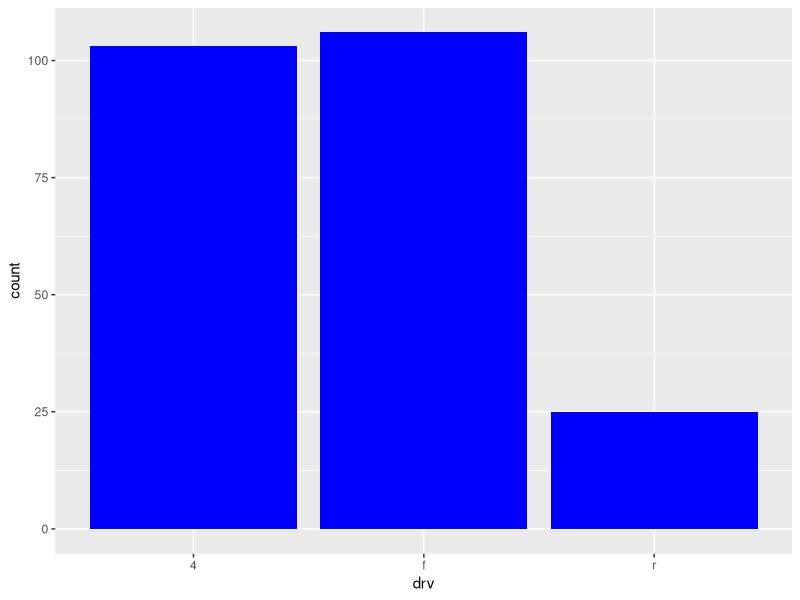
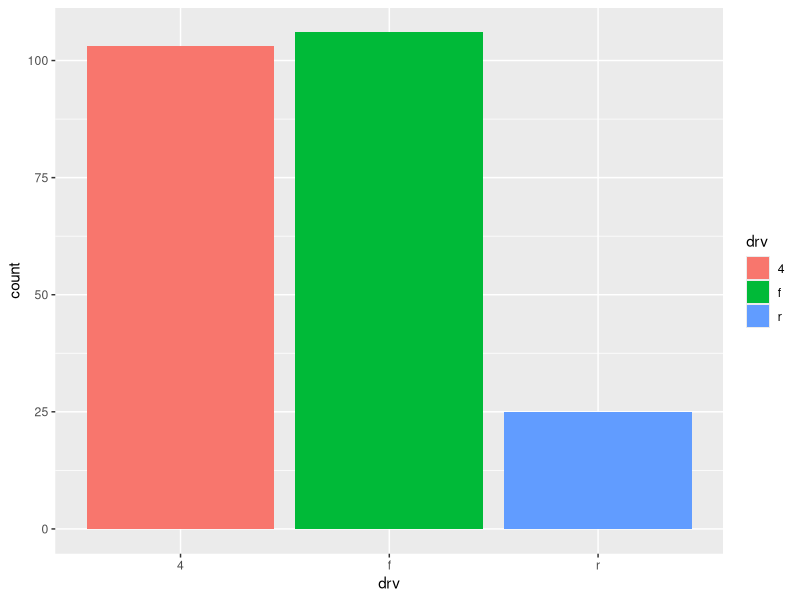
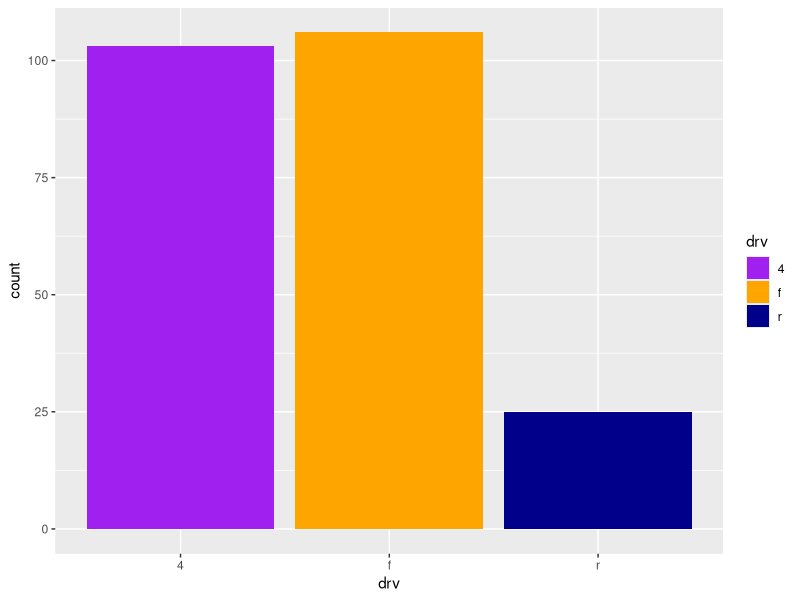
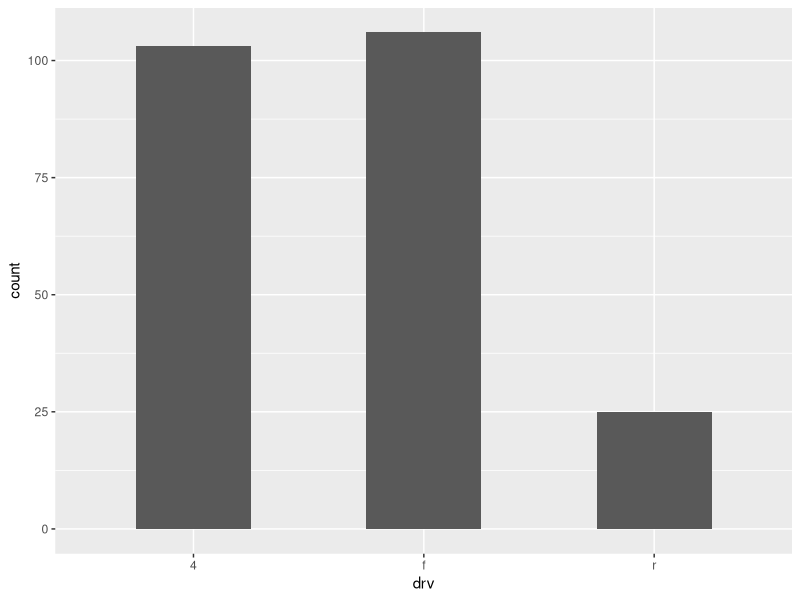
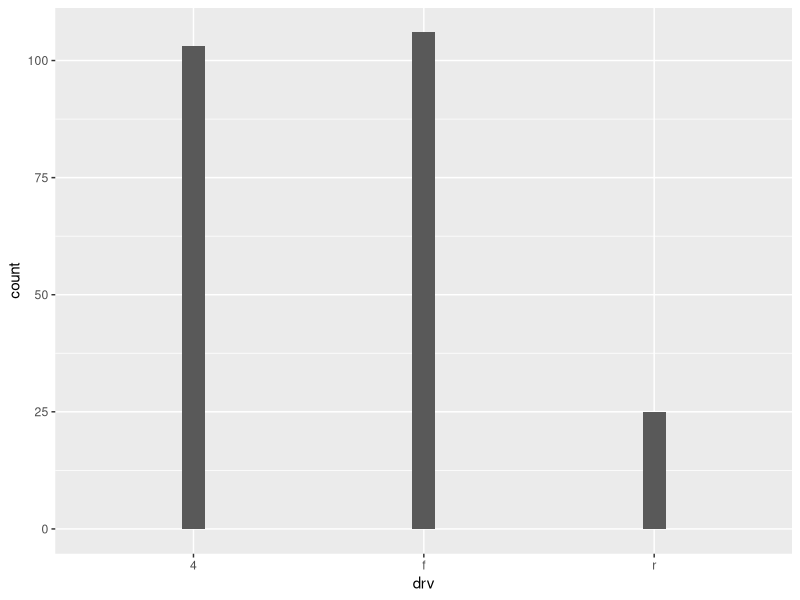
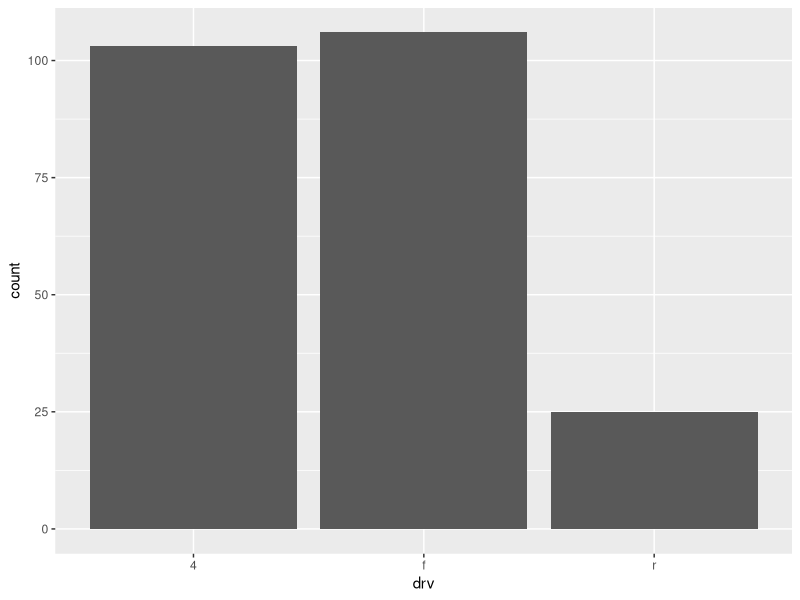
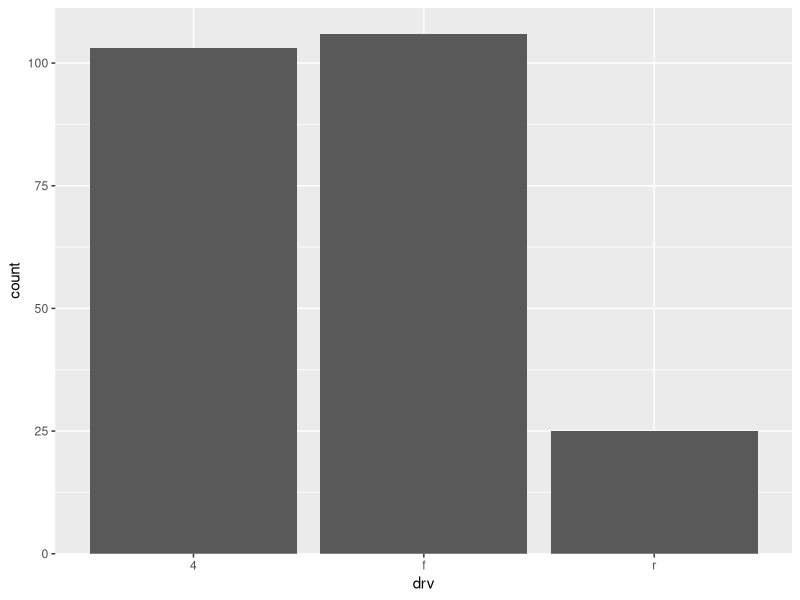
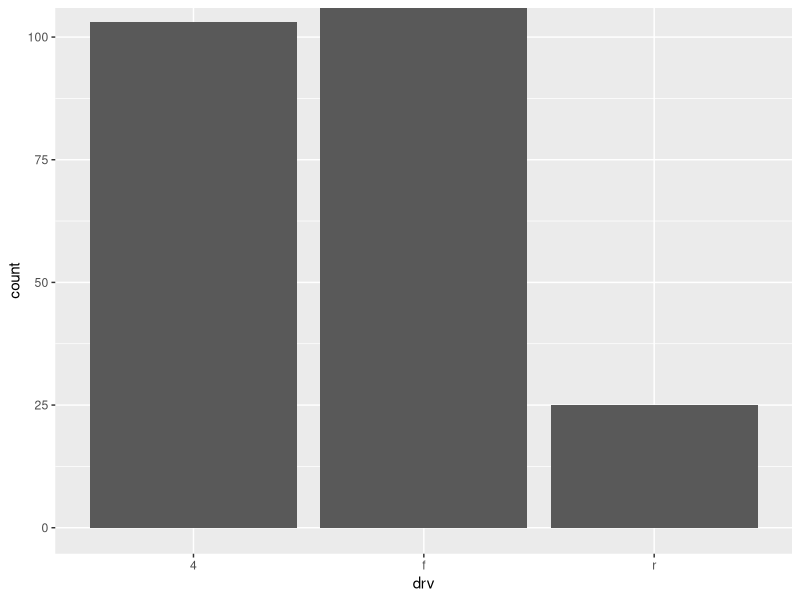

These figures' R source, in order:
## ---- chunk 1
#| include: false
library(ggplot2)
library(dplyr)
library(tidyr)

knitr::opts_chunk$set(
  fig.dpi = 300, 
  collapse = TRUE, 
  comment = "#>",
  fig.asp = 0.618,
  fig.width = 6,
  out.width = "80%"
  )
## ---- chunk 2
#| fig.alt: "A bar chart showing the number of cars for each of three types
#|  of drive train. All bars are blue."
ggplot(mpg, aes(x = drv)) +
  geom_bar(fill = "blue")
## ---- chunk 3
#| fig.alt: "A bar chart showing the number of cars for each of three types
#|  of drive train. From left-to-right, the bars appear red, green and blue."
ggplot(mpg, aes(x = drv, fill = drv)) +
  geom_bar()
## ---- chunk 4
#| fig.alt: "A bar chart showing the number of cars for each of three types
#|  of drive train. From left-to-right, the bars are purple, orange and dark 
#|  blue."
ggplot(mpg, aes(x = drv, fill = drv)) +
  geom_bar() +
  scale_fill_manual(values = c("purple", "orange", "darkblue"))
## ---- chunk 5
#| fig.alt:
#| - "A bar chart showing the number of cars for each of three types
#|  of drive train. The bars are somewhat narrower than the default."
#| - "A bar chart showing the number of cars for each of three types
#|  of drive train. The bars are very narrow."
ggplot(mpg, aes(x = drv)) +
  geom_bar(width = 0.5)

ggplot(mpg, aes(x = drv)) +
  geom_bar(width = 0.1)
## ---- chunk 6
#| fig.alt: "A bar chart showing the number of cars for each of three types
#|  of drive train. No parts of the bars touch the panel edges."
ggplot(mpg, aes(x = drv)) +
  geom_bar()
## ---- chunk 7
#| fig.alt: "A bar chart showing the number of cars for each of three types
#|  of drive train. The bottom of the bars touch the x-axis."
ggplot(mpg, aes(x = drv)) +
  geom_bar() +
  scale_y_continuous(expand = expansion(mult = c(0, 0.05)))
## ---- chunk 8
#| fig.alt: "A bar chart showing the number of cars for each of three types
#|  of drive train. The top of the highest bar touches the top of the panel."
ggplot(mpg, aes(x = drv)) +
  geom_bar() +
  scale_y_continuous(expand = expansion(mult = c(0.05, 0)))
## ---- chunk 9
#| fig.alt: "A bar chart showing the number of cars for each of three types
#|  of drive train. The left of the leftmost bar touches the y-axis."
ggplot(mpg, aes(x = drv)) +
  geom_bar() +
  scale_x_discrete(expand = expansion(add = c(0, 0.6)))
## ---- chunk 10
#| fig.alt: "A bar chart showing the number of cars for each of three types
#|  of drive train. No parts of the bars touch the panel edges."
ggplot(mpg, aes(x = drv)) +
  geom_bar() +
  scale_x_discrete(expand = expansion(add = 0.6)) +
  scale_y_continuous(expand = expansion(mult = 0.05))
## ---- chunk 11
#| fig.alt: "A grouped bar chart showing car counts dodged and filled by 7 
#|  types of cars for each of three types of drive train. The left group has 
#|  5 narrower bars, the middle group has 4 bars and the right group has 3 wider
#|  bars."
ggplot(mpg, aes(x = drv, fill = class)) +
  geom_bar(position = "dodge")
## ---- chunk 12
#| fig.alt: "A grouped bar chart showing car counts dodged and filled by 7 
#|  types of cars for each of three types of drive train. From left-to-right,
#|  each groups has respectively 5, 4 and 3 equally wide bars."
ggplot(mpg, aes(x = drv, fill = class)) +
  geom_bar(position = position_dodge2(preserve = "single"))
## ---- chunk 13
#| fig.alt: "A horizontal stacked bar chart showing car counts for 7 types of 
#|  cars, stacked and filled by 3 types of drive train."
ggplot(mpg, aes(y = class, fill = drv)) +
  geom_bar()
## ---- chunk 14
#| fig.alt: "A horizontal filled bar chart showing proportions of cars for 7 
#|  types of cars. The fill colour represents 3 types of drive train. Every 
#|  stacked bar spans the width of the panel."
ggplot(mpg, aes(y = class, fill = drv)) +
  geom_bar(position = "fill")
## ---- chunk 15
#| fig.alt: "A horizontal filled bar chart showing percentages of cars for 7 
#|  types of cars. The fill colour represents 3 types of drive train. Every 
#|  stacked bar spans the width of the panel."
ggplot(mpg, aes(y = class, fill = drv)) +
  geom_bar(position = "fill") +
  scale_x_continuous(name = "percentage", labels = scales::label_percent(accuracy = 1))
## ---- chunk 16
poll <- tribble(
  ~party,       ~agree, ~disagree, ~no_opinion,
  "Democrat",    20,    30,        20,
  "Republican",  15,    20,        10,
  "Independent", 10,    5,         0
)
## ---- chunk 17
poll_longer <- poll |>
  pivot_longer(
    cols = -party,
    names_to = "opinion",
    values_to = "n"
  )

poll_longer
## ---- chunk 18
#| fig.alt: "A horizontal stacked bar chart showing opinion counts for 3 
#|  parties, stacked and filled by 3 types of opinions."
ggplot(poll_longer, aes(y = party, fill = opinion, x = n)) +
  geom_col()
## ---- chunk 19
#| fig.alt: "A horizontal filled bar chart showing proportions of opinions for 
#|  3 parties. The fill colour represents 3 types of opinion. Every 
#|  stacked bar spans the width of the panel."
ggplot(poll_longer, aes(y = party, fill = opinion, x = n)) +
  geom_col(position = "fill") +
  xlab("proportion")
## ---- chunk 20
survey <- tibble::tribble(
  ~respondent, ~q1,        ~q2,        ~q3,
  1,           "Agree",    "Agree",    "Disagree",
  2,           "Disagree", "Agree",    "Disagree",
  3,           "Agree",    "Agree",    "Disagree",
  4,           "Disagree", "Disagree", "Agree"
)
## ---- chunk 21
#| fig.alt: "A grouped bar chart showing the number of responses to three 
#|  questions. Within each question, two bars denote an 'Agree' or 'Disagree' 
#|  response."
survey |>
  tidyr::pivot_longer(
    cols = -respondent,
    names_to = "question",
    values_to = "response"
  ) |>
  ggplot(aes(x = question, fill = response)) +
  geom_bar(position = "dodge")
## ---- chunk 22
#| fig.alt: "A bar chart showing the average highway miles per gallon for 
#|  three types of drive train."
mpg |>
  group_by(drv) |>
  summarise(mean_hwy = mean(hwy)) |>
  ggplot(aes(x = drv, y = mean_hwy)) +
  geom_col()
## ---- chunk 23
#| fig.alt: "A bar chart showing the average highway miles per gallon for 
#|  three types of drive train."
ggplot(mpg, aes(x = drv, y = hwy)) +
  stat_summary(fun = "mean", geom = "bar")
## ---- chunk 24
#| fig.alt: "A plot with axes and a panel, but no other geometry."
ggplot(mpg, aes(x = drv)) +
  geom_bar() +
  ylim(c(20, 120))
## ---- chunk 25
#| fig.alt: "A bar chart showing the number of cars for each of three types
#|  of drive train. The y-axis starts at 20, and all bars touch the x-axis."
ggplot(mpg, aes(x = drv)) +
  geom_bar() +
  coord_cartesian(ylim = c(20,110))
## ---- chunk 26
#| fig.alt: "A bar chart showing numbers for 3 arbitrary categories. The
#|  numbers are far away from the x-axis and visually appear broadly similar 
#|  in height."
df <- tibble::tribble(
  ~x,  ~y,
  "A", 1050,
  "B", 1100,
  "C", 1150
)

ggplot(df, aes(x = x, y = y)) +
  geom_col()
## ---- chunk 27
#| fig.alt:
#| - "A bar chart showing numbers for 3 arbitrary categories. The y-axis starts
#|  at 1000 and the bars all look different in height. This is not a recommended
#|  way of plotting this data."
#| - "A scatter plot with 3 points showing numbers for 3 arbitrary categories. 
#|  The y-axis starts at 1000 and the points have visually different values.
#|  This is a better way of plotting this data."
# don't do this
ggplot(df, aes(x = x, y = y)) +
  geom_col() +
  coord_cartesian(ylim = c(1000, 1150))

# do this
ggplot(df, aes(x = x, y = y)) +
  geom_point(size = 3)
